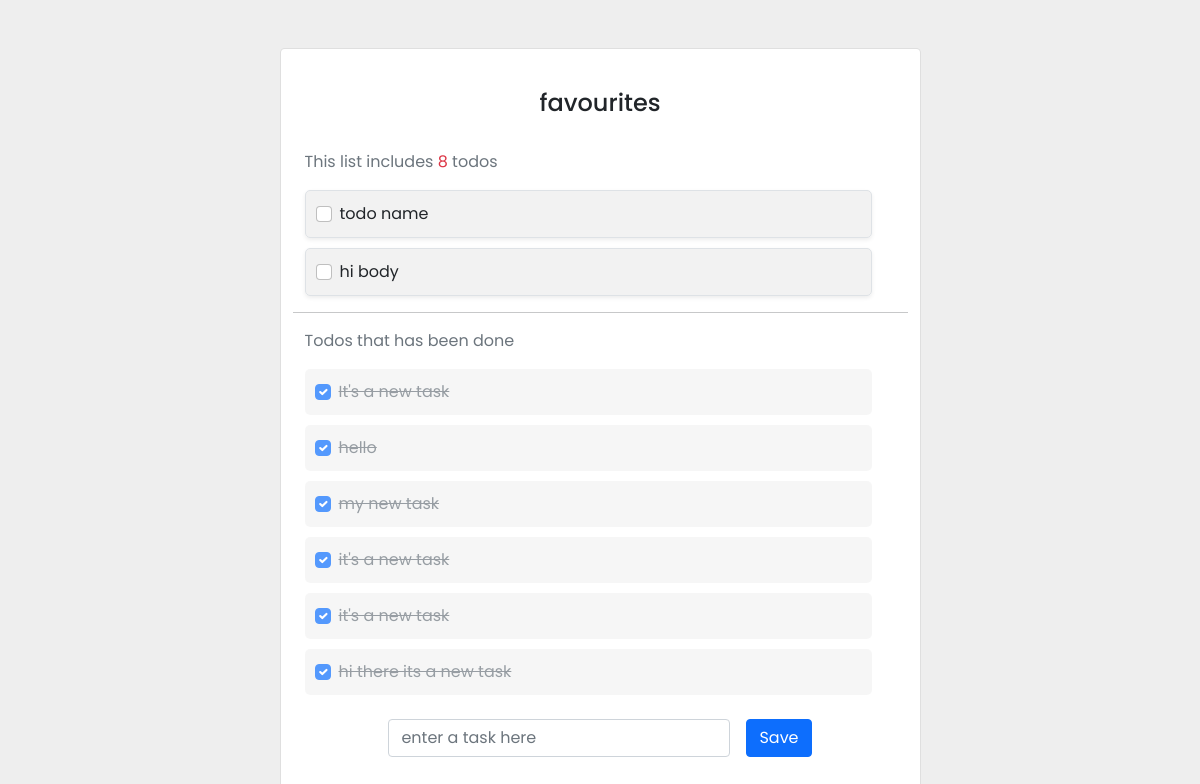
Screenshot of /list/favourites/ (signed in) with the database file from the repository.
### todo/models.py (models this page shows, shortened)
class TodoList(models.Model):
    title = models.CharField(max_length=100)
    memo = models.TextField(blank=True)
    todos = models.ManyToManyField('Todo', blank=True)
    created = models.DateTimeField(auto_now_add=True)
    slug = models.SlugField(unique=True)
    datecompleted = models.DateTimeField(null=True, blank=True)

class Todo(models.Model):
    PRIORITY = (
        ('primary', 'default'),
        ('danger', 'danger'),
        ('warning', 'warning'),
        ('success', 'success'),
    )
    title = models.CharField(max_length=50)
    memo = models.TextField(blank=True)
    done = models.BooleanField(default=False)
    starred = models.BooleanField(default=False)
    important = models.BooleanField(default=False)
    priority = models.CharField(choices=PRIORITY, default='primary', blank=True, max_length=10)
    created = models.DateTimeField(auto_now_add=True)
    datecompleted = models.DateTimeField(null=True, blank=True)

### todo/views.py (the view)
# urls.py: path('list/<str:slug>/', todoListDetail, name='list'),
def todoListDetail(request, slug):
    user_list = user_list_init(request)
    todo_list = user_list.todoLists.get(slug=slug)
    todos = todo_list.todos.all()
    lengthOfDoneTodos = len(todos.filter(done=True))
    return render(request, 'index.html', {'todos': todos, "todo_list": todo_list, "lengthOfDoneTodos": lengthOfDoneTodos})

### todo/views.py (called while the page is built)
def user_list_init(request):
    try:
        user_list = UserList.objects.get(user=request.user)
    except UserList.DoesNotExist:
        user_list = UserList(user=request.user)
        user_list.save()
    return user_list

### templates/index.html (shortened to what this page needs)
{% extends 'base.html' %} {% block content %}
<h4 class="text-center my-3 pb-3">{{ todo_list.title }}</h4>
<div class="row mb-4">
  <p class="text-muted">
    This list includes
    <span class="marked text-danger">{{ todos|length }}</span> {% if todos|length == 1 %} todo{% else %}todos{% endif %}
  </p>
  <div class="mb-3 row todos todos-undone">
    {% for todo in todos %} {% if not todo.done %}
    <div class="col-12">
      <div class="todo shadow-sm border todo-primary" id="todo{{ todo.id }}">
        <div class="d-flex gap-2">
          <div class="todo-action is-done">
            <input
              type="checkbox"
              class="todo-check form-check-input"
              id="{{ todo.id }}"
              data-action="mark"
              data-ref="trigger"
            />
          </div>
          <div class="todo-title">{{ todo.title }}</div>
        </div>
        <div class="todo-actions">
        </div>
      </div>
    </div>
    {% endif %} {% endfor %}
  </div>
  <hr />
  <p class="text-muted">
    {% if todos|length == 1 %} Todo{% else %}Todos{% endif %} that has been done
  </p>
  <div class="row todos todos-done">
    {% for todo in todos %} {% if todo.done %}
    <div class="col-12">
      <div class="todo todo-done" id="todo{{ todo.id }}">
        <div class="d-flex gap-2">
          <div class="todo-action is-done">
            <input
              type="checkbox"
              class="todo-check form-check-input"
              id="{{ todo.id }}"
              checked
              data-ref="trigger"
            />
          </div>
          <div class="todo-title text-muted">{{ todo.title }}</div>
        </div>
        <div class="todo-actions">
        </div>
      </div>
    </div>
    {% endif %} {% endfor %}
  </div>
</div>
<div
  class="row row-cols-lg-auto g-3 justify-content-center align-items-center pb-2"
>
  <div class="col-12">
    <div class="form-outline">
      <input
        type="text"
        id="title"
        class="form-control"
        placeholder="enter a task here"
      />
    </div>
  </div>
  <div class="col-12">
    <button
      type="submit"
      class="btn btn-primary"
      onclick="addTodo('{{ todo_list.slug }}')"
    >
      Save
    </button>
  </div>
</div>
{% endblock content %}

### templates/base.html (shortened to what this page needs)
{% load static %}
<!DOCTYPE html>
<html>
  <head>
    <link
      rel="stylesheet"
      href="https://cdn.jsdelivr.net/npm/bootstrap@5.1.3/dist/css/bootstrap.min.css"
    />
    <link
      rel="stylesheet"
      href="https://cdnjs.cloudflare.com/ajax/libs/font-awesome/5.11.2/css/all.min.css"
    />
    <link
      rel="stylesheet"
      type="text/css"
      href="{% static 'css/style.css' %} "
    />
  </head>
  <body>
    <section class="vh-100" style="background-color: #eee">
      <div class="container py-5 h-100">
        <div class="row d-flex justify-content-center align-items-center h-100">
          <div class="col col-lg-9 col-xl-7">
            <div class="card rounded-3">
              <div class="card-body p-4">
                {% block content %}{% endblock content %}
              </div>
            </div>
          </div>
        </div>
      </div>
    </section>
  </body>
</html>

### staticfiles/css/style.css (style rules this page uses)
* { font-family: Poppins, sans-serif; }
.todo { padding: 8px 10px; border-radius: 5px; background-color: rgba(0, 0, 0, 0.05); display: flex; justify-content: space-between; align-items: center; overflow: hidden; cursor: pointer; }
.todo .todo-actions { display: flex; align-items: center; gap: 10px; }
.todo .todo-actions button, input { cursor: pointer; }
.todos .col-12:not(:last-child) { margin-bottom: 10px; }
.todo-done { opacity: 0.7; }
.todo-done .todo-title { text-decoration: line-through; }

### rows the page displays
TodoList: title "favourites"
Todo: title "todo name"
Todo: title "hi body"
Todo: title "It's a new task"
Todo: title "hello"
Todo: title "my new task"
Todo: title "it's a new task"
Todo: title "it's a new task"
Todo: title "hi there its a new task"

### other values shown
{{ todos|length }} "8"
